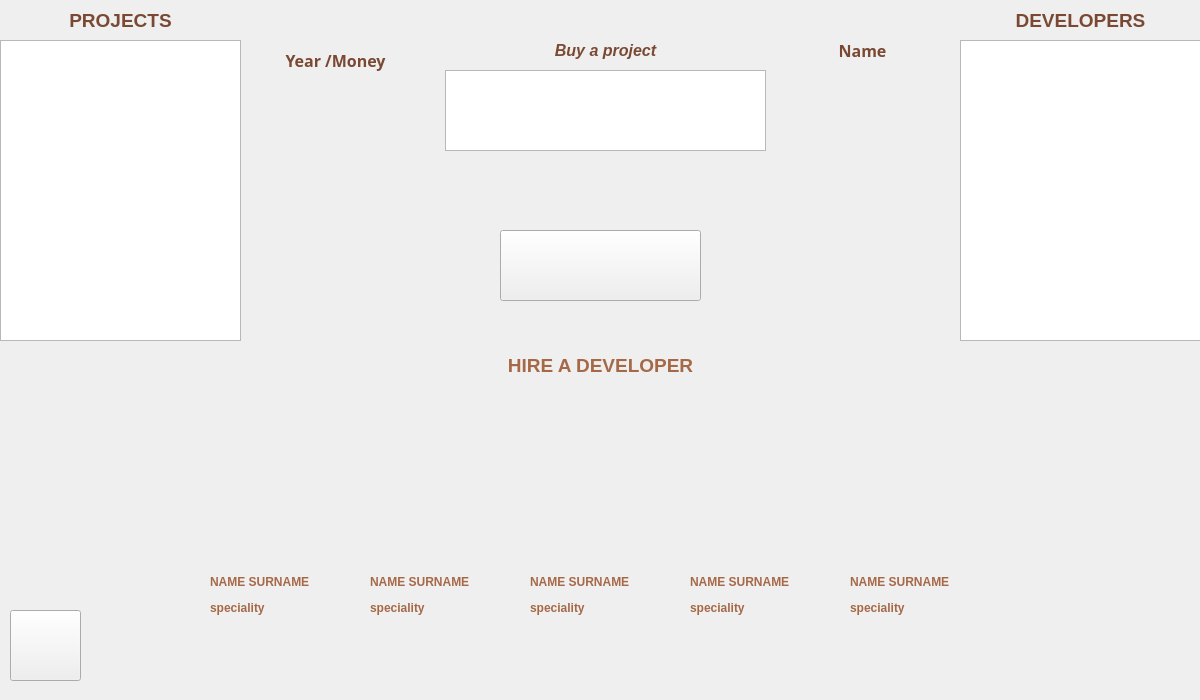
<?xml version="1.0" encoding="UTF-8"?>
<ui version="4.0">
 <class>Game</class>
 <widget class="QDialog" name="Game">
  <property name="geometry">
   <rect>
    <x>0</x>
    <y>0</y>
    <width>1200</width>
    <height>700</height>
   </rect>
  </property>
  <property name="windowTitle">
   <string>Dialog</string>
  </property>
  <property name="windowIcon">
   <iconset resource="img.qrc">
    <normaloff>:/image1/img/backgorund.jfif</normaloff>:/image1/img/backgorund.jfif</iconset>
  </property>
  <property name="styleSheet">
   <string notr="true">border-image: url(:/gamescreen/gamescreenimg/background.png);</string>
  </property>
  <widget class="QListWidget" name="projectListWidget">
   <property name="geometry">
    <rect>
     <x>0</x>
     <y>40</y>
     <width>241</width>
     <height>301</height>
    </rect>
   </property>
   <property name="font">
    <font>
     <family>Bahnschrift</family>
     <pointsize>10</pointsize>
     <bold>false</bold>
    </font>
   </property>
   <property name="styleSheet">
    <string notr="true">border-image: url(:/gamescreen/gamescreenimg/widgetbackground.png);</string>
   </property>
  </widget>
  <widget class="QListWidget" name="developerListWidget">
   <property name="geometry">
    <rect>
     <x>960</x>
     <y>40</y>
     <width>241</width>
     <height>301</height>
    </rect>
   </property>
   <property name="font">
    <font>
     <family>Bahnschrift</family>
     <pointsize>10</pointsize>
    </font>
   </property>
   <property name="styleSheet">
    <string notr="true">border-image: url(:/gamescreen/gamescreenimg/widgetbackground.png);</string>
   </property>
  </widget>
  <widget class="QLabel" name="yearmoneylabel">
   <property name="geometry">
    <rect>
     <x>260</x>
     <y>30</y>
     <width>151</width>
     <height>61</height>
    </rect>
   </property>
   <property name="font">
    <font>
     <family>Sitka Text</family>
     <pointsize>10</pointsize>
    </font>
   </property>
   <property name="cursor">
    <cursorShape>ArrowCursor</cursorShape>
   </property>
   <property name="styleSheet">
    <string notr="true">border-radius:12px;
border-image: url(:/gamescreen/gamescreenimg/turuncu.png);</string>
   </property>
   <property name="text">
    <string>&lt;html&gt;&lt;head/&gt;&lt;body&gt;&lt;p align=&quot;center&quot;&gt;&lt;span style=&quot; font-size:12pt; font-weight:700; color:#7a4933;&quot;&gt;Year /Money&lt;/span&gt;&lt;/p&gt;&lt;/body&gt;&lt;/html&gt;</string>
   </property>
  </widget>
  <widget class="QPushButton" name="buynowbutton">
   <property name="geometry">
    <rect>
     <x>535</x>
     <y>160</y>
     <width>131</width>
     <height>41</height>
    </rect>
   </property>
   <property name="cursor">
    <cursorShape>PointingHandCursor</cursorShape>
   </property>
   <property name="styleSheet">
    <string notr="true">border-radius: 15px;
border-image: url(:/gamescreen/gamescreenimg/buynowbutton.png);</string>
   </property>
   <property name="text">
    <string/>
   </property>
  </widget>
  <widget class="QListWidget" name="buyprojectwidget">
   <property name="geometry">
    <rect>
     <x>445</x>
     <y>70</y>
     <width>321</width>
     <height>81</height>
    </rect>
   </property>
   <property name="styleSheet">
    <string notr="true">border-image: url(:/gamescreen/gamescreenimg/buywidgetbackground.png);</string>
   </property>
  </widget>
  <widget class="QLabel" name="dev1label">
   <property name="geometry">
    <rect>
     <x>210</x>
     <y>560</y>
     <width>141</width>
     <height>71</height>
    </rect>
   </property>
   <property name="styleSheet">
    <string notr="true">border-image: url(:/gamescreen/gamescreenimg/devlabelbackground.jpeg);</string>
   </property>
   <property name="text">
    <string>&lt;html&gt;&lt;head/&gt;&lt;body&gt;&lt;p&gt;&lt;span style=&quot; font-weight:700; color:#a66948;&quot;&gt;NAME SURNAME&lt;/span&gt;&lt;/p&gt;&lt;p&gt;&lt;span style=&quot; font-weight:700; color:#a66948;&quot;&gt;speciality&lt;/span&gt;&lt;/p&gt;&lt;/body&gt;&lt;/html&gt;</string>
   </property>
  </widget>
  <widget class="QPushButton" name="buydeveloper1button">
   <property name="geometry">
    <rect>
     <x>225</x>
     <y>640</y>
     <width>111</width>
     <height>41</height>
    </rect>
   </property>
   <property name="font">
    <font>
     <pointsize>12</pointsize>
    </font>
   </property>
   <property name="cursor">
    <cursorShape>PointingHandCursor</cursorShape>
   </property>
   <property name="styleSheet">
    <string notr="true">border-radius:20px;
border-image: url(:/gamescreen/gamescreenimg/hire3.png);</string>
   </property>
   <property name="text">
    <string/>
   </property>
  </widget>
  <widget class="QPushButton" name="gamenextbutton">
   <property name="geometry">
    <rect>
     <x>1080</x>
     <y>580</y>
     <width>101</width>
     <height>101</height>
    </rect>
   </property>
   <property name="cursor">
    <cursorShape>PointingHandCursor</cursorShape>
   </property>
   <property name="styleSheet">
    <string notr="true">border-radius: 30px;
border-image: url(:/gamescreen/gamescreenimg/nextyearbutton.png);</string>
   </property>
   <property name="text">
    <string/>
   </property>
  </widget>
  <widget class="QPushButton" name="gamebackbutton">
   <property name="geometry">
    <rect>
     <x>10</x>
     <y>610</y>
     <width>71</width>
     <height>71</height>
    </rect>
   </property>
   <property name="cursor">
    <cursorShape>PointingHandCursor</cursorShape>
   </property>
   <property name="styleSheet">
    <string notr="true">border-image: url(:/gamescreen/gamescreenimg/h.png);</string>
   </property>
   <property name="text">
    <string/>
   </property>
  </widget>
  <widget class="QLabel" name="projectLabel">
   <property name="geometry">
    <rect>
     <x>0</x>
     <y>0</y>
     <width>241</width>
     <height>41</height>
    </rect>
   </property>
   <property name="styleSheet">
    <string notr="true">border-image: url(:/gamescreen/gamescreenimg/labelbackground.png);</string>
   </property>
   <property name="text">
    <string>&lt;html&gt;&lt;head/&gt;&lt;body&gt;&lt;p align=&quot;center&quot;&gt;&lt;span style=&quot; font-size:14pt; font-weight:700; color:#7a4933;&quot;&gt;PROJECTS&lt;/span&gt;&lt;/p&gt;&lt;/body&gt;&lt;/html&gt;</string>
   </property>
  </widget>
  <widget class="QLabel" name="developerLabel">
   <property name="geometry">
    <rect>
     <x>960</x>
     <y>0</y>
     <width>241</width>
     <height>41</height>
    </rect>
   </property>
   <property name="styleSheet">
    <string notr="true">border-image: url(:/gamescreen/gamescreenimg/labelbackground.png);</string>
   </property>
   <property name="text">
    <string>&lt;html&gt;&lt;head/&gt;&lt;body&gt;&lt;p align=&quot;center&quot;&gt;&lt;span style=&quot; font-size:14pt; font-weight:700; color:#7a4933;&quot;&gt;DEVELOPERS&lt;/span&gt;&lt;/p&gt;&lt;/body&gt;&lt;/html&gt;</string>
   </property>
  </widget>
  <widget class="QLabel" name="buyprojectlabel">
   <property name="geometry">
    <rect>
     <x>445</x>
     <y>30</y>
     <width>321</width>
     <height>41</height>
    </rect>
   </property>
   <property name="styleSheet">
    <string notr="true">border-image: url(:/gamescreen/gamescreenimg/buylabelbackground.png);</string>
   </property>
   <property name="text">
    <string>&lt;html&gt;&lt;head/&gt;&lt;body&gt;&lt;p align=&quot;center&quot;&gt;&lt;span style=&quot; font-size:12pt; font-weight:700; font-style:italic; color:#7a4933;&quot;&gt;Buy a project&lt;/span&gt;&lt;/p&gt;&lt;/body&gt;&lt;/html&gt;</string>
   </property>
  </widget>
  <widget class="QLabel" name="dev2label">
   <property name="geometry">
    <rect>
     <x>370</x>
     <y>560</y>
     <width>141</width>
     <height>71</height>
    </rect>
   </property>
   <property name="styleSheet">
    <string notr="true">border-image: url(:/gamescreen/gamescreenimg/devlabelbackground.jpeg);</string>
   </property>
   <property name="text">
    <string>&lt;html&gt;&lt;head/&gt;&lt;body&gt;&lt;p&gt;&lt;span style=&quot; font-weight:700; color:#a66948;&quot;&gt;NAME SURNAME&lt;/span&gt;&lt;/p&gt;&lt;p&gt;&lt;span style=&quot; font-weight:700; color:#a66948;&quot;&gt;speciality&lt;/span&gt;&lt;/p&gt;&lt;/body&gt;&lt;/html&gt;</string>
   </property>
  </widget>
  <widget class="QLabel" name="dev5label">
   <property name="geometry">
    <rect>
     <x>850</x>
     <y>560</y>
     <width>141</width>
     <height>71</height>
    </rect>
   </property>
   <property name="styleSheet">
    <string notr="true">border-image: url(:/gamescreen/gamescreenimg/devlabelbackground.jpeg);</string>
   </property>
   <property name="text">
    <string>&lt;html&gt;&lt;head/&gt;&lt;body&gt;&lt;p&gt;&lt;span style=&quot; font-weight:700; color:#a66948;&quot;&gt;NAME SURNAME&lt;/span&gt;&lt;/p&gt;&lt;p&gt;&lt;span style=&quot; font-weight:700; color:#a66948;&quot;&gt;speciality&lt;/span&gt;&lt;/p&gt;&lt;/body&gt;&lt;/html&gt;</string>
   </property>
  </widget>
  <widget class="QLabel" name="dev3label">
   <property name="geometry">
    <rect>
     <x>530</x>
     <y>560</y>
     <width>141</width>
     <height>71</height>
    </rect>
   </property>
   <property name="styleSheet">
    <string notr="true">border-image: url(:/gamescreen/gamescreenimg/devlabelbackground.jpeg);</string>
   </property>
   <property name="text">
    <string>&lt;html&gt;&lt;head/&gt;&lt;body&gt;&lt;p&gt;&lt;span style=&quot; font-weight:700; color:#a66948;&quot;&gt;NAME SURNAME&lt;/span&gt;&lt;/p&gt;&lt;p&gt;&lt;span style=&quot; font-weight:700; color:#a66948;&quot;&gt;speciality&lt;/span&gt;&lt;/p&gt;&lt;/body&gt;&lt;/html&gt;</string>
   </property>
  </widget>
  <widget class="QLabel" name="dev4label">
   <property name="geometry">
    <rect>
     <x>690</x>
     <y>560</y>
     <width>141</width>
     <height>71</height>
    </rect>
   </property>
   <property name="styleSheet">
    <string notr="true">border-image: url(:/gamescreen/gamescreenimg/devlabelbackground.jpeg);</string>
   </property>
   <property name="text">
    <string>&lt;html&gt;&lt;head/&gt;&lt;body&gt;&lt;p&gt;&lt;span style=&quot; font-weight:700; color:#a66948;&quot;&gt;NAME SURNAME&lt;/span&gt;&lt;/p&gt;&lt;p&gt;&lt;span style=&quot; font-weight:700; color:#a66948;&quot;&gt;speciality&lt;/span&gt;&lt;/p&gt;&lt;/body&gt;&lt;/html&gt;</string>
   </property>
  </widget>
  <widget class="QPushButton" name="buydeveloper2button">
   <property name="geometry">
    <rect>
     <x>385</x>
     <y>640</y>
     <width>111</width>
     <height>41</height>
    </rect>
   </property>
   <property name="font">
    <font>
     <pointsize>12</pointsize>
    </font>
   </property>
   <property name="cursor">
    <cursorShape>PointingHandCursor</cursorShape>
   </property>
   <property name="styleSheet">
    <string notr="true">border-radius:20px;
border-image: url(:/gamescreen/gamescreenimg/hire3.png);</string>
   </property>
   <property name="text">
    <string/>
   </property>
  </widget>
  <widget class="QPushButton" name="buydeveloper3button">
   <property name="geometry">
    <rect>
     <x>545</x>
     <y>640</y>
     <width>111</width>
     <height>41</height>
    </rect>
   </property>
   <property name="font">
    <font>
     <pointsize>12</pointsize>
    </font>
   </property>
   <property name="cursor">
    <cursorShape>PointingHandCursor</cursorShape>
   </property>
   <property name="styleSheet">
    <string notr="true">border-radius:20px;
border-image: url(:/gamescreen/gamescreenimg/hire3.png);</string>
   </property>
   <property name="text">
    <string/>
   </property>
  </widget>
  <widget class="QPushButton" name="buydeveloper4button">
   <property name="geometry">
    <rect>
     <x>705</x>
     <y>640</y>
     <width>111</width>
     <height>41</height>
    </rect>
   </property>
   <property name="font">
    <font>
     <pointsize>12</pointsize>
    </font>
   </property>
   <property name="cursor">
    <cursorShape>PointingHandCursor</cursorShape>
   </property>
   <property name="styleSheet">
    <string notr="true">border-radius:20px;
border-image: url(:/gamescreen/gamescreenimg/hire3.png);</string>
   </property>
   <property name="text">
    <string/>
   </property>
  </widget>
  <widget class="QPushButton" name="buydeveloper5button">
   <property name="geometry">
    <rect>
     <x>865</x>
     <y>640</y>
     <width>111</width>
     <height>41</height>
    </rect>
   </property>
   <property name="font">
    <font>
     <pointsize>12</pointsize>
    </font>
   </property>
   <property name="cursor">
    <cursorShape>PointingHandCursor</cursorShape>
   </property>
   <property name="styleSheet">
    <string notr="true">border-radius:20px;
border-image: url(:/gamescreen/gamescreenimg/hire3.png);</string>
   </property>
   <property name="text">
    <string/>
   </property>
  </widget>
  <widget class="QPushButton" name="deleteprojebutton">
   <property name="geometry">
    <rect>
     <x>10</x>
     <y>350</y>
     <width>51</width>
     <height>51</height>
    </rect>
   </property>
   <property name="cursor">
    <cursorShape>PointingHandCursor</cursorShape>
   </property>
   <property name="styleSheet">
    <string notr="true">border-radius:15px;
border-image: url(:/gamescreen/gamescreenimg/binbutton.png);</string>
   </property>
   <property name="text">
    <string/>
   </property>
  </widget>
  <widget class="QPushButton" name="deletedeveloperbutton">
   <property name="geometry">
    <rect>
     <x>1140</x>
     <y>350</y>
     <width>51</width>
     <height>51</height>
    </rect>
   </property>
   <property name="cursor">
    <cursorShape>PointingHandCursor</cursorShape>
   </property>
   <property name="styleSheet">
    <string notr="true">border-radius:15px;
border-image: url(:/gamescreen/gamescreenimg/binbutton.png);</string>
   </property>
   <property name="text">
    <string/>
   </property>
  </widget>
  <widget class="QLabel" name="buydevlabel">
   <property name="geometry">
    <rect>
     <x>480</x>
     <y>340</y>
     <width>241</width>
     <height>51</height>
    </rect>
   </property>
   <property name="styleSheet">
    <string notr="true">border-radius:5px;
border-image: url(:/gamescreen/gamescreenimg/devlabelbackground.jpeg);</string>
   </property>
   <property name="text">
    <string>&lt;html&gt;&lt;head/&gt;&lt;body&gt;&lt;p align=&quot;center&quot;&gt;&lt;span style=&quot; font-size:14pt; font-weight:700; color:#a66948;&quot;&gt;HIRE A DEVELOPER&lt;/span&gt;&lt;/p&gt;&lt;/body&gt;&lt;/html&gt;</string>
   </property>
  </widget>
  <widget class="QLabel" name="namelabelkemal">
   <property name="geometry">
    <rect>
     <x>797</x>
     <y>30</y>
     <width>131</width>
     <height>41</height>
    </rect>
   </property>
   <property name="font">
    <font>
     <family>Sitka Text</family>
     <pointsize>10</pointsize>
    </font>
   </property>
   <property name="cursor">
    <cursorShape>ArrowCursor</cursorShape>
   </property>
   <property name="styleSheet">
    <string notr="true">border-radius:10px;
border-image: url(:/gamescreen/gamescreenimg/turuncu.png);</string>
   </property>
   <property name="text">
    <string>&lt;html&gt;&lt;head/&gt;&lt;body&gt;&lt;p align=&quot;center&quot;&gt;&lt;span style=&quot; font-size:12pt; font-weight:700; color:#7a4933;&quot;&gt;Name&lt;/span&gt;&lt;/p&gt;&lt;/body&gt;&lt;/html&gt;</string>
   </property>
  </widget>
  <widget class="QLabel" name="label">
   <property name="geometry">
    <rect>
     <x>210</x>
     <y>410</y>
     <width>141</width>
     <height>141</height>
    </rect>
   </property>
   <property name="styleSheet">
    <string notr="true">border-image: url(:/gamescreen/gamescreenimg/whitebackground.jpeg);
</string>
   </property>
   <property name="text">
    <string/>
   </property>
  </widget>
  <widget class="QLabel" name="label_2">
   <property name="geometry">
    <rect>
     <x>370</x>
     <y>410</y>
     <width>141</width>
     <height>141</height>
    </rect>
   </property>
   <property name="styleSheet">
    <string notr="true">border-image: url(:/gamescreen/gamescreenimg/whitebackground.jpeg);
</string>
   </property>
   <property name="text">
    <string/>
   </property>
  </widget>
  <widget class="QLabel" name="label_3">
   <property name="geometry">
    <rect>
     <x>530</x>
     <y>410</y>
     <width>141</width>
     <height>141</height>
    </rect>
   </property>
   <property name="styleSheet">
    <string notr="true">border-image: url(:/gamescreen/gamescreenimg/whitebackground.jpeg);
</string>
   </property>
   <property name="text">
    <string/>
   </property>
  </widget>
  <widget class="QLabel" name="label_4">
   <property name="geometry">
    <rect>
     <x>690</x>
     <y>410</y>
     <width>141</width>
     <height>141</height>
    </rect>
   </property>
   <property name="styleSheet">
    <string notr="true">border-image: url(:/gamescreen/gamescreenimg/whitebackground.jpeg);
</string>
   </property>
   <property name="text">
    <string/>
   </property>
  </widget>
  <widget class="QLabel" name="label_5">
   <property name="geometry">
    <rect>
     <x>850</x>
     <y>410</y>
     <width>141</width>
     <height>141</height>
    </rect>
   </property>
   <property name="styleSheet">
    <string notr="true">border-image: url(:/gamescreen/gamescreenimg/whitebackground.jpeg);
</string>
   </property>
   <property name="text">
    <string/>
   </property>
  </widget>
  <widget class="QLabel" name="selectedProjectLabel">
   <property name="geometry">
    <rect>
     <x>296</x>
     <y>240</y>
     <width>151</width>
     <height>41</height>
    </rect>
   </property>
   <property name="styleSheet">
    <string notr="true">border-radius:8px;
border-image: url(:/gamescreen/gamescreenimg/morlabel.png);</string>
   </property>
   <property name="text">
    <string/>
   </property>
  </widget>
  <widget class="QLabel" name="selectedDeveloperLabel">
   <property name="geometry">
    <rect>
     <x>755</x>
     <y>240</y>
     <width>151</width>
     <height>41</height>
    </rect>
   </property>
   <property name="styleSheet">
    <string notr="true">border-radius:8px;
border-image: url(:/gamescreen/gamescreenimg/morlabel.png);</string>
   </property>
   <property name="text">
    <string/>
   </property>
  </widget>
  <widget class="QPushButton" name="matchingButton">
   <property name="geometry">
    <rect>
     <x>500</x>
     <y>230</y>
     <width>201</width>
     <height>71</height>
    </rect>
   </property>
   <property name="font">
    <font>
     <bold>true</bold>
    </font>
   </property>
   <property name="cursor">
    <cursorShape>OpenHandCursor</cursorShape>
   </property>
   <property name="styleSheet">
    <string notr="true">border-image: url(:/gamescreen/gamescreenimg/morok.png);</string>
   </property>
   <property name="text">
    <string/>
   </property>
  </widget>
  <widget class="QLabel" name="incomeLabel">
   <property name="geometry">
    <rect>
     <x>260</x>
     <y>100</y>
     <width>151</width>
     <height>41</height>
    </rect>
   </property>
   <property name="font">
    <font>
     <family>Sitka Text</family>
     <pointsize>10</pointsize>
    </font>
   </property>
   <property name="cursor">
    <cursorShape>ArrowCursor</cursorShape>
   </property>
   <property name="styleSheet">
    <string notr="true">border-radius:12px;
border-image: url(:/gamescreen/gamescreenimg/turuncu.png);</string>
   </property>
   <property name="text">
    <string>&lt;html&gt;&lt;head/&gt;&lt;body&gt;&lt;p align=&quot;center&quot;&gt;&lt;br/&gt;&lt;/p&gt;&lt;/body&gt;&lt;/html&gt;</string>
   </property>
  </widget>
 </widget>
 <resources>
  <include location="img.qrc"/>
 </resources>
 <connections/>
</ui>
